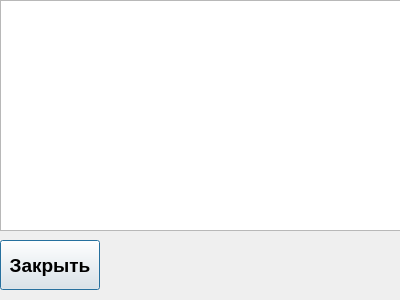
<?xml version="1.0" encoding="UTF-8"?>
<ui version="4.0">
 <class>AlarmDialog</class>
 <widget class="QDialog" name="AlarmDialog">
  <property name="geometry">
   <rect>
    <x>0</x>
    <y>0</y>
    <width>400</width>
    <height>300</height>
   </rect>
  </property>
  <property name="font">
   <font>
    <pointsize>12</pointsize>
   </font>
  </property>
  <property name="windowTitle">
   <string>Аварийные сообщения</string>
  </property>
  <widget class="QTextEdit" name="textEdit">
   <property name="geometry">
    <rect>
     <x>0</x>
     <y>0</y>
     <width>401</width>
     <height>231</height>
    </rect>
   </property>
   <property name="font">
    <font>
     <pointsize>18</pointsize>
     <bold>true</bold>
    </font>
   </property>
  </widget>
  <widget class="QPushButton" name="pushButton">
   <property name="geometry">
    <rect>
     <x>0</x>
     <y>240</y>
     <width>100</width>
     <height>50</height>
    </rect>
   </property>
   <property name="font">
    <font>
     <pointsize>14</pointsize>
     <bold>true</bold>
    </font>
   </property>
   <property name="text">
    <string>Закрыть</string>
   </property>
  </widget>
 </widget>
 <resources/>
 <connections/>
</ui>
